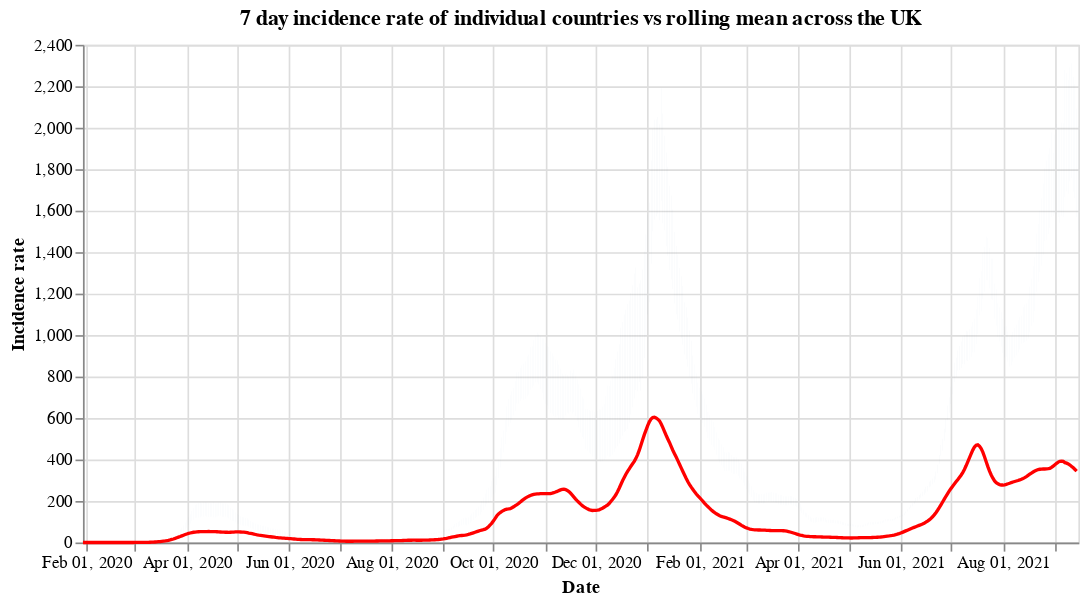

The notebook cell saved with this chart:
### Code cell
#collapse
countries = uk_cases['areaName'].unique()
countries.sort()

selection = alt.selection_single(
    name='Select',
    fields=['areaName'],
    init={'areaName': 'Wales'},
    bind={'areaName': alt.binding_select(options=countries)}
)

# scatter plot, modify opacity based on selection
bars = alt.Chart(uk_cases).mark_bar().add_selection(
    selection
).encode(
    x=alt.X("yearmonthdate(date):T", axis=alt.Axis(title='Date')),
    y=alt.Y("weeklyCasesRate:Q", axis=alt.Axis(title='Incidence rate')),
    tooltip='weeklyCasesRate:Q',
    opacity=alt.condition(selection, alt.value(1), alt.value(0))
).properties(title=f'7 day incidence rate of individual countries vs rolling mean across the UK', width=600)

line = alt.Chart(overview_cases).mark_line(
    color='red',
    size=2,
).transform_window(
    rolling_mean='mean(weeklyCasesRate)',
    frame=[0, 7]
).encode(
    x='yearmonthdate(date):T',
    y='rolling_mean:Q'
)

alt.layer(bars, line)

### Figure 1 — Vega-Lite specification as saved in the notebook (floating-point values rounded to 4 significant figures; data arrays with more than 128 entries replaced by an {"elided": "..."} marker saying what was removed)
{"config": {"view": {"continuousWidth": 400, "continuousHeight": 300}}, "layer": [{"data": {"name": "data-45055652ef3a1f26bf895c18e42dc49b"}, "mark": "bar", "encoding": {"opacity": {"condition": {"value": 1, "selection": "Select"}, "value": 0}, "tooltip": {"type": "quantitative", "field": "weeklyCasesRate"}, "x": {"type": "temporal", "axis": {"title": "Date"}, "field": "date", "timeUnit": "yearmonthdate"}, "y": {"type": "quantitative", "axis": {"title": "Incidence rate"}, "field": "weeklyCasesRate"}}, "selection": {"Select": {"type": "single", "fields": ["areaName"], "init": {"areaName": "Wales"}, "bind": {"areaName": {"input": "select", "options": ["England", "Northern Ireland", "Scotland", "Wales"]}}}}, "title": "7 day incidence rate of individual countries vs rolling mean across the UK", "width": 600}, {"data": {"name": "data-56068ff40f413f756457f63f034c0f83"}, "mark": {"type": "line", "color": "red", "size": 2}, "encoding": {"x": {"type": "temporal", "field": "date", "timeUnit": "yearmonthdate"}, "y": {"type": "quantitative", "field": "rolling_mean"}}, "transform": [{"window": [{"op": "mean", "field": "weeklyCasesRate", "as": "rolling_mean"}], "frame": [0, 7]}]}], "$schema": "https://vega.github.io/schema/vega-lite/v4.8.1.json", "datasets": {"data-45055652ef3a1f26bf895c18e42dc49b": {"elided": "2284 records"}, "data-56068ff40f413f756457f63f034c0f83": {"elided": "594 records"}}}
